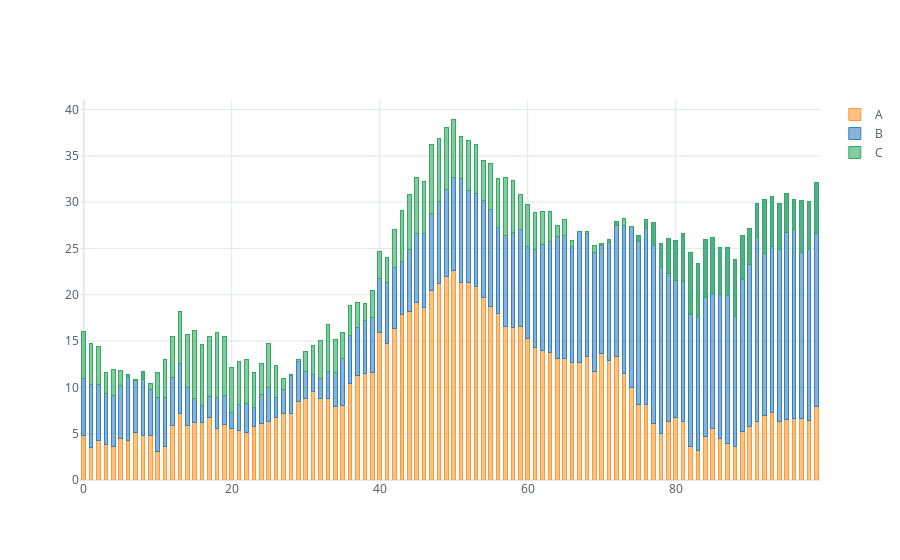

Write notebook code for a chart like this one.
### Code cell
df.iplot(kind = 'bar', barmode= 'stack', bargap=0.5)
